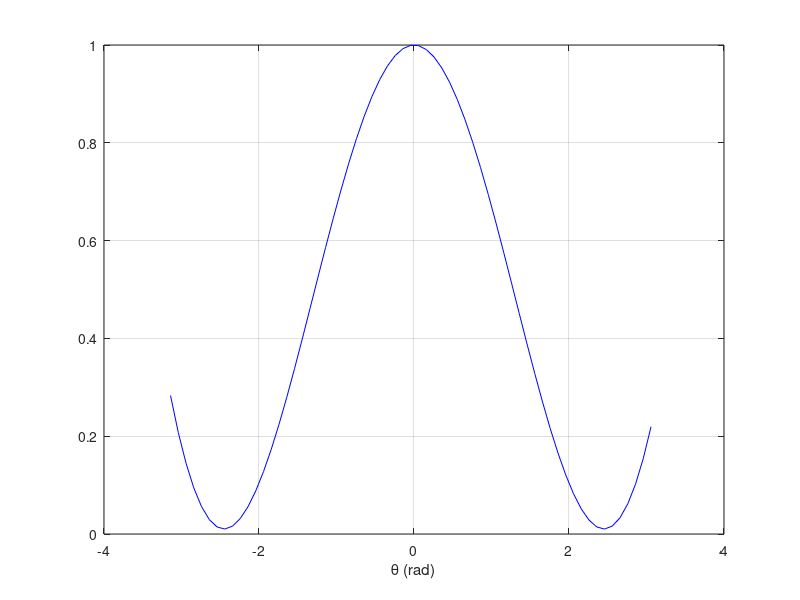

The MATLAB source for this figure:
%Local Controller check
clear all;close all;clc;

theta = -pi:0.1:pi;
alpha = 0.13;
% Cps = cos(theta) + sin(theta);
% Cms = cos(theta) - sin(theta);
% ts = theta.^2;

test = cos(theta) + alpha*theta.^2;

plot(theta,test,'b')
xlabel('\theta (rad)')
grid on